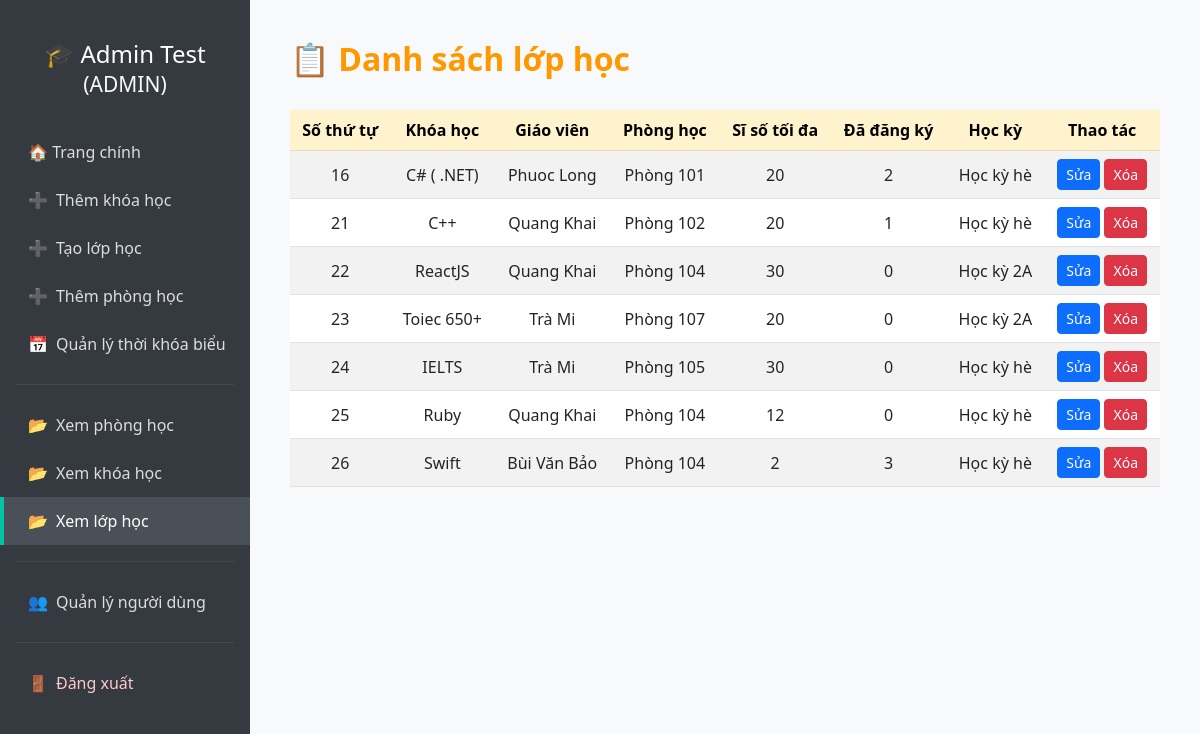
Page /view-classes (signed in) on the earlier database version.
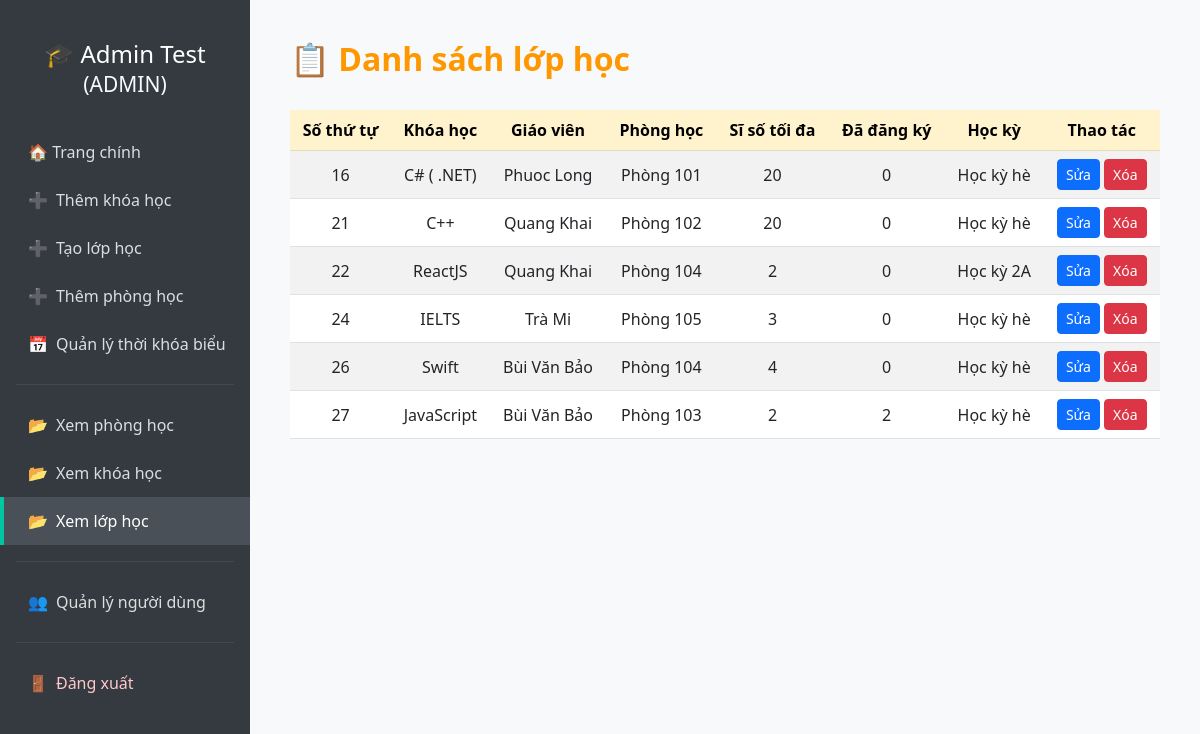
Same page on the later database version.
### tables this page shows
CREATE TABLE users (
            id INTEGER PRIMARY KEY AUTOINCREMENT,
            full_name TEXT NOT NULL,
            email TEXT NOT NULL UNIQUE,
            password TEXT NOT NULL,
            role TEXT NOT NULL CHECK (role IN ('student', 'teacher', 'admin')),
            dob DATE,                
            phone TEXT,             
            gender TEXT CHECK (gender IN ('male', 'female', 'other')), 
            cccd TEXT              
        , image TEXT);

CREATE TABLE classes (
            id INTEGER PRIMARY KEY AUTOINCREMENT,
            course_id INTEGER NOT NULL,
            teacher_id INTEGER NOT NULL,
            room_id INTEGER NOT NULL,
            capacity INTEGER NOT NULL CHECK (capacity > 0),
            registered INTEGER DEFAULT 0, semester_id INTEGER REFERENCES semesters(id),
            FOREIGN KEY (course_id) REFERENCES courses(id),
            FOREIGN KEY (teacher_id) REFERENCES users(id),
            FOREIGN KEY (room_id) REFERENCES rooms(id)
        );

CREATE TABLE courses (
            id INTEGER PRIMARY KEY AUTOINCREMENT,
            name TEXT NOT NULL UNIQUE,
            description TEXT
        , image TEXT);

CREATE TABLE rooms (
            id INTEGER PRIMARY KEY AUTOINCREMENT,
            name TEXT NOT NULL UNIQUE,
            status TEXT NOT NULL CHECK (status IN ('available', 'occupied', 'maintenance'))
        );

CREATE TABLE semesters (
            id INTEGER PRIMARY KEY AUTOINCREMENT,
            name TEXT NOT NULL,
            start_date TEXT NOT NULL,  -- yyyy-MM-dd
            end_date TEXT NOT NULL
        );

### app.py (the view, shortened to what this page needs)
@app.route('/view-classes')
@login_required
def view_classes():
    conn = sqlite3.connect('database.db')
    cursor = conn.cursor()
    if current_user.role == 'admin':
        query = """
            SELECT
                classes.id, courses.name, users.full_name, rooms.name,
                classes.capacity, classes.registered, semesters.name
            FROM classes
            JOIN courses ON classes.course_id = courses.id
            JOIN users ON classes.teacher_id = users.id
            JOIN rooms ON classes.room_id = rooms.id
            JOIN semesters ON classes.semester_id = semesters.id
        """
        classes = cursor.execute(query).fetchall()
    else:
        conn.close()
        return "Không có quyền truy cập", 403
    conn.close()
    return render_template('view_classes.html', classes=classes, user=current_user)

### app.py (called while the page is built)
@login_manager.user_loader
def load_user(user_id):
    conn = sqlite3.connect('database.db')
    cursor = conn.cursor()
    cursor.execute("SELECT id, full_name, email, role, image FROM users WHERE id = ?", (user_id,))
    row = cursor.fetchone()
    conn.close()
    if row:
        return User(*row)
    return None

### templates/view_classes.html (shortened to what this page needs)
<!DOCTYPE html>
<html lang="vi">
<head>
  <link href="https://cdn.jsdelivr.net/npm/bootstrap@5.3.0/dist/css/bootstrap.min.css" rel="stylesheet">
</head>
<body>
<div class="sidebar">
  {%if user.role == 'admin' %}
    <h4>🎓 {{ user.full_name }}<br><small class="text-light">(ADMIN)</small></h4>
  {% elif user.role == 'teacher' %}
    <h4>👨‍🏫 {{ user.full_name }}<br><small class="text-light">(GIẢNG VIÊN)</small></h4>
  {% else %}
    <h4>👩‍🎓 {{ user.full_name }}<br><small class="text-light">(Sinh viên)</small></h4>
  {% endif %}
  <a href="/dashboard">🏠 Trang chính</a>
  {% if user.role == 'admin' %}
    <a href="{{ url_for('add_course') }}"><span class="icon">➕</span>Thêm khóa học</a>
    <a href="{{ url_for('add_class') }}"><span class="icon">➕</span>Tạo lớp học</a>
    <a href="{{ url_for('add_room') }}"><span class="icon">➕</span>Thêm phòng học</a>
    <a href="{{ url_for('add_schedule') }}"><span class="icon">📅</span>Quản lý thời khóa biểu</a>
    <hr class="text-secondary mx-3">
  {% endif %}
  <a href="{{ url_for('view_rooms') }}"><span class="icon">📂</span>Xem phòng học</a>
  <a href="{{ url_for('view_courses') }}"><span class="icon">📂</span>Xem khóa học</a>
  <a href="{{ url_for('view_classes') }}" class="active" ><span class="icon">📂</span>Xem lớp học</a>
  {% if user.role == 'admin' %}
    <hr class="text-secondary mx-3">
    <a href="{{ url_for('view_users') }}"><span class="icon">👥</span>Quản lý người dùng</a>
  {% endif %}
  <hr class="text-secondary mx-3">
  <a href="{{ url_for('logout') }}" class="logout-link"><span class="icon">🚪</span>Đăng xuất</a>
</div>
<div class="main-content">
  {% if user.role == 'admin' %}
    <h2>📋 Danh sách lớp học</h2>
  {% endif %}
  <div class="table-responsive">
    <table class="table table-striped table-hover align-middle">
      <thead class="table-warning text-center">
        <tr>
          <th scope="col">Số thứ tự</th>
          <th scope="col">Khóa học</th>
          <th scope="col">Giáo viên</th>
          <th scope="col">Phòng học</th>
          <th scope="col">Sĩ số tối đa</th>
          <th scope="col">Đã đăng ký</th>
          <th scope="col">Học kỳ</th>
        {%if user.role == 'admin' %}
          <th scope="col">Thao tác</th>
        {% endif %}
        </tr>
      </thead>
      <tbody class="text-center" id="classTableBody">
        {% for c in classes %}
        <tr>
          <td>{{ c[0] }}</td>
          <td>{{ c[1] }}</td>
          <td>{{ c[2] }}</td>
          <td>{{ c[3] }}</td>
          <td>{{ c[4] }}</td>
          <td>{{ c[5] }}</td>
          <td>{{ c[6] }}</td>
          {% if user.role == 'admin' %}
          <td>
            <a href="{{ url_for('edit_class', class_id=c[0]) }}" class="btn btn-sm btn-primary">Sửa</a>
            <form method="POST" action="{{ url_for('delete_class', class_id=c[0]) }}" style="display:inline;">
              <button type="submit" class="btn btn-sm btn-danger" onclick="return confirm('Bạn có chắc chắn muốn xóa lớp học này?');">Xóa</button>
            </form>
          </td>
          {% endif %}
        </tr>
        {% endfor %}
      </tbody>
    </table>
  </div>
</div>
</body>
</html>

### templates/view_classes.html (style rules this page uses)
body { margin: 0; font-family: 'Segoe UI', sans-serif; background: #f8f9fa; }
.sidebar { width: 250px; min-height: 100vh; background: #343a40; padding-top: 40px; position: fixed; left: 0; top: 0; }
.sidebar a { display: block; padding: 12px 24px; color: #ddd; text-decoration: none; border-left: 4px solid transparent; transition: all 0.2s ease-in-out; }
.sidebar h4 { color: #fff; text-align: center; margin-bottom: 30px; }
.sidebar a:hover, .sidebar a.active { background: #495057; border-left: 4px solid #00c6a2; color: #fff; }
.sidebar .icon { margin-right: 8px; }
.logout-link { color: #ffc9cc !important; }
.main-content { margin-left: 250px; padding: 40px; }
h2 { font-weight: bold; margin-bottom: 32px; color: #ff9800; }
.table th { font-weight: 600; }

Differences in the rows shown:
removed classes: id "23", name "Toiec 650+", full_name "Trà Mi", name "Phòng 107", capacity "20", registered "0", name "Học kỳ 2A"
removed classes: id "25", name "Ruby", full_name "Quang Khai", name "Phòng 104", capacity "12", registered "0", name "Học kỳ hè"
changed classes "C# ( .NET)": registered "2" → "0"
changed classes "Phòng 102": registered "1" → "0"
changed classes "ReactJS": capacity "30" → "2"
changed classes "IELTS": capacity "30" → "3"
changed classes "Swift": capacity "2" → "4"; registered "3" → "0"
added classes: id "27", name "JavaScript", full_name "Bùi Văn Bảo", name "Phòng 103", capacity "2", registered "2", name "Học kỳ hè"
